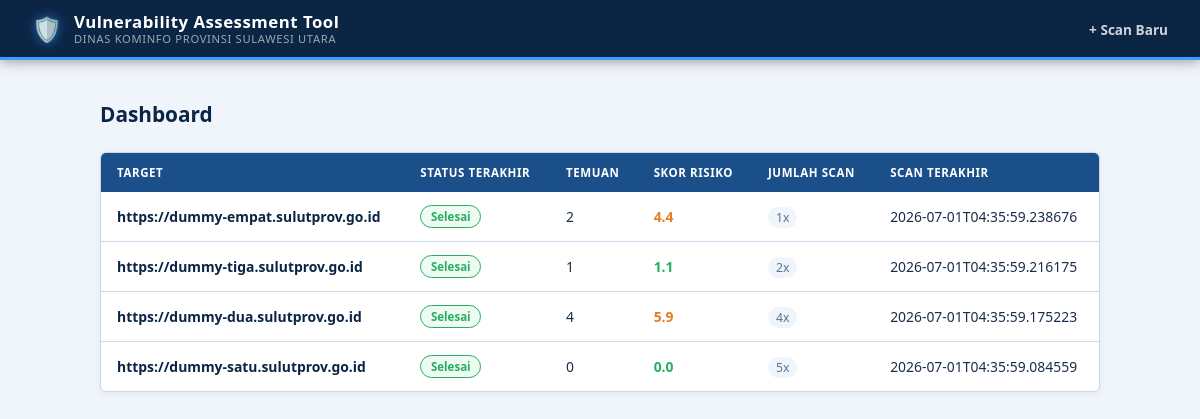
/dashboard, run on the app's committed database.
### db/models.py (models this page shows, shortened)
class Base(DeclarativeBase):
    pass

class Target(Base):
    __tablename__ = "targets"
    id         = Column(Integer, primary_key=True, autoincrement=True)
    url        = Column(String(2048), nullable=False, unique=True)
    label      = Column(String(512))                        # optional friendly name
    created_at = Column(DateTime, default=_now, nullable=False)
    scan_reports    = relationship("ScanReport",   back_populates="target", cascade="all, delete-orphan")
    finding_history = relationship("FindingHistory", back_populates="target", cascade="all, delete-orphan")

class ScanReport(Base):
    __tablename__ = "scan_reports"
    id            = Column(String(64), primary_key=True)   # job_id / report_id (uuid4)
    target_id     = Column(Integer, ForeignKey("targets.id", ondelete="CASCADE"), nullable=False)
    source        = Column(String(16), nullable=False, default="live")
    status        = Column(String(16), nullable=False, default="running")
    started_at    = Column(DateTime, default=_now, nullable=False)
    finished_at   = Column(DateTime)
    finding_count = Column(Integer, default=0)
    high_count    = Column(Integer, default=0)
    medium_count  = Column(Integer, default=0)
    low_count     = Column(Integer, default=0)
    info_count    = Column(Integer, default=0)
    risk_score    = Column(Float,   default=0.0)
    report_path   = Column(String(512))
    error_message = Column(Text)
    target   = relationship("Target",  back_populates="scan_reports")
    findings = relationship("Finding", back_populates="scan_report", cascade="all, delete-orphan")
    __table_args__ = (
        Index("idx_scan_reports_target", "target_id"),
    )

### web/app.py (the view)
@app.route("/dashboard")
def dashboard():
    targets = repo.list_targets_with_last_scan()
    return render_template("dashboard.html", targets=targets)

### db/repository.py (called while the page is built)
@contextmanager
def _session():
    db = SessionLocal()
    try:
        yield db
        db.commit()
    except Exception:
        db.rollback()
        raise
    finally:
        db.close()

### web/templates/dashboard.html (shortened to what this page needs)
<!DOCTYPE html>
<html lang="id">
<head>
</head>
<body>
<header>
  <div class="header-brand">
    <span class="shield">🛡️</span>
    <h1>Vulnerability Assessment Tool<span>Dinas Kominfo Provinsi Sulawesi Utara</span></h1>
  </div>
  <nav class="header-nav">
    <a href="/">+ Scan Baru</a>
  </nav>
</header>
<main>
  <div class="page-title">Dashboard</div>
  <div class="card">
    {% if targets %}
    <table>
      <thead>
        <tr>
          <th>Target</th>
          <th>Status Terakhir</th>
          <th>Temuan</th>
          <th>Skor Risiko</th>
          <th>Jumlah Scan</th>
          <th>Scan Terakhir</th>
        </tr>
      </thead>
      <tbody>
        {% for t in targets %}
        <tr onclick="window.location='/target/{{ t.target_id }}'" style="cursor:pointer;">
          <td>
            <a class="target-url" href="/target/{{ t.target_id }}">{{ t.url }}</a>
          </td>
          <td>
            {% if t.last_status == 'done' %}
              <span class="badge done">Selesai</span>
            {% elif t.last_status == 'running' %}
              <span class="badge running">Berjalan</span>
            {% elif t.last_status == 'error' %}
              <span class="badge error">Gagal</span>
            {% else %}
              <span class="badge">—</span>
            {% endif %}
          </td>
          <td>{{ t.last_finding_count if t.last_finding_count is not none else '—' }}</td>
          <td>
            {% if t.last_risk_score is not none %}
              {% if t.last_risk_score >= 7 %}
                <span class="risk-num high">{{ "%.1f"|format(t.last_risk_score) }}</span>
              {% elif t.last_risk_score >= 4 %}
                <span class="risk-num medium">{{ "%.1f"|format(t.last_risk_score) }}</span>
              {% else %}
                <span class="risk-num low">{{ "%.1f"|format(t.last_risk_score) }}</span>
              {% endif %}
            {% else %}—{% endif %}
          </td>
          <td><span class="scan-count-pill">{{ t.scan_count }}x</span></td>
          <td>{{ t.last_scan_at or '—' }}</td>
        </tr>
        {% endfor %}
      </tbody>
    </table>
    {% else %}
    <div class="empty-state">Belum ada scan yang tercatat. Mulai scan pertama dari halaman utama.</div>
    {% endif %}
  </div>
</main>
</body>
</html>

### web/templates/dashboard.html (style rules this page uses)
:root { --navy: #0b2545; --blue: #1b4f8a; --mid-blue: #2e6db4; --accent: #3b9eff; --light-bg: #f0f5fb; --white: #ffffff; --border: #c8d9ee; --text: #1a2e4a; --muted: #5a738f; --high: #c0392b; --medium: #e67e22; --low: #27ae60; --info: #2980b9; --radius: 6px; --font-ui: 'Segoe UI', system-ui, sans-serif; }
*, *::before, *::after { box-sizing: border-box; margin: 0; padding: 0; }
body { font-family: var(--font-ui); background: var(--light-bg); color: var(--text); min-height: 100vh; }
header { background: var(--navy); color: var(--white); padding: 0 2rem; display: flex; align-items: center; justify-content: space-between; height: 60px; border-bottom: 3px solid var(--accent); box-shadow: 0 2px 12px rgba(0,0,0,.35); }
.header-brand { display: flex; align-items: center; gap: .75rem; }
.header-brand .shield { font-size: 1.5rem; filter: drop-shadow(0 0 6px rgba(59,158,255,.6)); }
.header-brand h1 { font-size: 1.05rem; font-weight: 700; letter-spacing: .03em; line-height: 1.2; }
.header-brand h1 span { display: block; font-size: .7rem; font-weight: 400; color: rgba(255,255,255,.6); letter-spacing: .06em; text-transform: uppercase; }
.header-nav a { color: rgba(255,255,255,.8); text-decoration: none; font-size: .85rem; font-weight: 600; }
main { max-width: 1040px; margin: 2.5rem auto; padding: 0 1.25rem; }
.page-title { font-size: 1.3rem; font-weight: 700; color: var(--navy); margin-bottom: 1.5rem; }
.card { background: var(--white); border: 1px solid var(--border); border-radius: var(--radius); box-shadow: 0 1px 6px rgba(11,37,69,.07); overflow: hidden; }
table { width: 100%; border-collapse: collapse; font-size: .87rem; }
thead th { background: var(--blue); color: var(--white); text-align: left; padding: .75rem 1rem; font-size: .72rem; font-weight: 700; letter-spacing: .05em; text-transform: uppercase; }
tbody tr { border-bottom: 1px solid var(--border); transition: background .12s; }
tbody tr:last-child { border-bottom: none; }
tbody td { padding: .8rem 1rem; vertical-align: middle; }
.target-url { font-weight: 600; color: var(--navy); text-decoration: none; }
.badge { display: inline-block; font-size: .72rem; font-weight: 700; padding: .2rem .6rem; border-radius: 99px; border: 1.5px solid; }
.badge.done { color: var(--low); border-color: var(--low); background: #edfbf2; }
.risk-num { font-weight: 700; }
.risk-num.medium { color: var(--medium); }
.risk-num.low { color: var(--low); }
.scan-count-pill { font-size: .76rem; color: var(--muted); background: var(--light-bg); padding: .15rem .5rem; border-radius: 99px; }

### data on the page
Target: url "https://dummy-empat.sulutprov.go.id"
ScanReport: last_risk_score "4.4"
Target: url "https://dummy-tiga.sulutprov.go.id"
ScanReport: last_risk_score "1.1"
Target: url "https://dummy-dua.sulutprov.go.id"
ScanReport: last_risk_score "5.9"
Target: url "https://dummy-satu.sulutprov.go.id"
ScanReport: last_risk_score "0.0"

### other printed values
{{ t.last_finding_count if t.last_finding_count is not none else '—' }} "2" "1" "4" "0"
{{ t.scan_count }} "1" "2" "4" "5"
{{ t.last_scan_at or '—' }} "2026-07-01T04:35:59.238676" "2026-07-01T04:35:59.216175" "2026-07-01T04:35:59.175223" "2026-07-01T04:35:59.084559"
